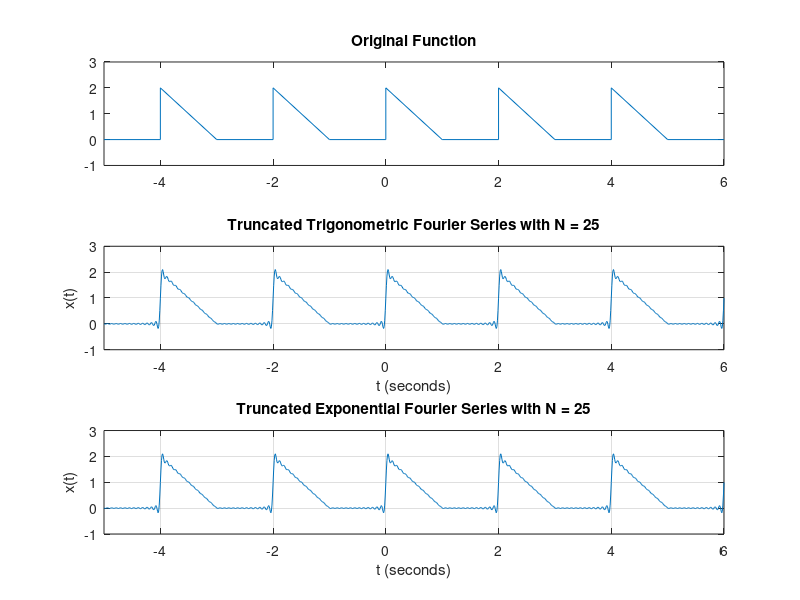

This chart was generated by the following MATLAB code: (Note: a time limit stopped this script after it produced the figure.)
N = 25;
t = -5:0.01:6;
T = 2;
wo = 2*pi/T; 
ao = 1/2;
Co = ao;

x_trigo = ao*ones(size(t));     % Representing the trigonometric FS
x_exp = Co*ones(size(t));       % Representing the exponential FS

% Finding coefficients an and bn, and trigonometric FS
for n = 1:N
	a = 2/(n*pi)^2 * (1+(-1)^(n+1));
	b = 2/(n*pi);
	x_trigo = x_trigo + a*cos(n*wo*t) + b*sin(n*wo*t);
end

% Finding complex coefficient Cn, and exponential FS
% Cn is obtained by matlab for 1/T * int((-2*t+2)*exp(-i*n*wo*t),t,0,1)
for n = -N:N
  if n==0
      continue
  end
  Cn = -(2*cos(n*wo) - sin(n*wo)*2*i + n*wo*2*i - 2)/(2*n^2*wo^2)             
  x_exp = x_exp + Cn*exp(i*n*wo*t);    	% Fourier Series computation
end

figure(1) 

subplot(3,1,1)  % Original function x(t)
plot([-5 -4 -4 -3 -2 -2 -1  0  0  1  2  2  3  4  4  5  6],...  
    [  0  0  2  0  0  2  0  0  2  0  0  2  0  0  2  0  0]);
xlim([-5 6]);
ylim([-1 3]);
title('Original Function');
hold;

subplot(3,1,2)  % Trigonometric Fourier Series of x(t)
plot(t,x_trigo);
grid;
ttle = ['Truncated Trigonometric Fourier Series with N = ', num2str(N)];
xlabel('t (seconds)');
ylabel('x(t)');
xlim([-5 6]);
ylim([-1 3]);
title(ttle);

subplot(3,1,3)  % Exponential Fourier Series of x(t)
plot(t,x_exp);
grid;
ttle = ['Truncated Exponential Fourier Series with N = ', num2str(N)];
xlabel('t (seconds)');
ylabel('x(t)');
xlim([-5 6]);
ylim([-1 3]);
title(ttle);

figure(2)                         

subplot(2,1,1) % Amplitude Spectrum
stem(0,Co); 
hold
for n = -N:N
    Cn = -(2*cos(n*wo) - sin(n*wo)*2*i + n*wo*2*i - 2)/(2*n^2*wo^2);
    stem(n*wo,abs(Cn));
end
xlabel('w (rad/s)'); ylabel('|cn|')
ttle = ['Amplitude Spectrum with N = ',num2str(N)];
title(ttle);
hold

subplot(2,1,2) % Phase Spectrum
stem(0,angle(Co)*180/pi);              
hold
for n = -N:N
    Cn = -(2*cos(n*wo) - sin(n*wo)*2*i + n*wo*2*i - 2)/(2*n^2*wo^2);
    stem(n*wo,angle(Cn)*180/pi);
end
xlabel('w (rad/s)')
ylabel('angle(cn) (degrees)')
ttle = ['Phase Spectrum with N = ',num2str(N)];
title(ttle);
hold
